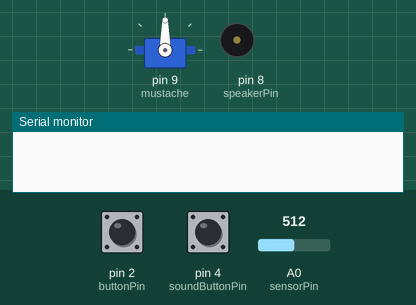
Simulated run of this sketch. Board: Arduino Uno, built with avr-gcc and run on an emulated ATmega328P. Parts: servo, buzzer (waves = sounding), the last lines printed to the serial monitor. Inputs (shaded band) come from the test bench; at power-on: pin 4 (soundButtonPin) LOW, pin 2 (buttonPin) LOW, A0 (sensorPin) = 512.

Above: at 1.2 s.
1.3 s: pin 4 (soundButtonPin) pulled HIGH for 0.15 s
At 1.7 s:
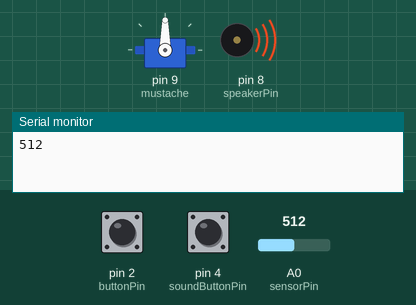
4.0 s: pin 2 (buttonPin) pulled HIGH for 0.15 s
At 4.81 s:
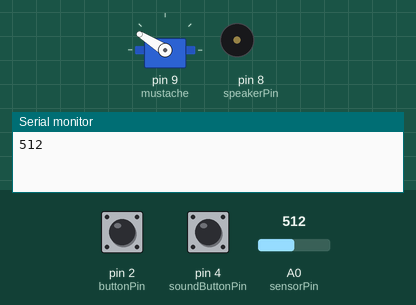
7.0 s: pin 4 (soundButtonPin) pulled HIGH for 1 s
At 9.1 s:
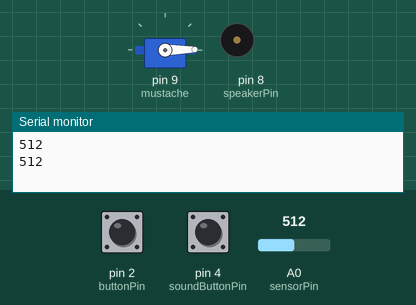
9.7 s: pin 2 (buttonPin) pulled HIGH for 1 s
13.0 s: pin 2 (buttonPin) pulled HIGH for 3.2 s
17.7 s: pin 2 (buttonPin) driven HIGH and pin 4 (soundButtonPin) driven HIGH
At 18.1 s:
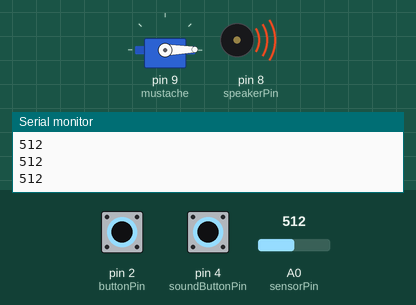
Timing chart, 0 to 21.7 s (numbered marks = the images above; inputs shaded):
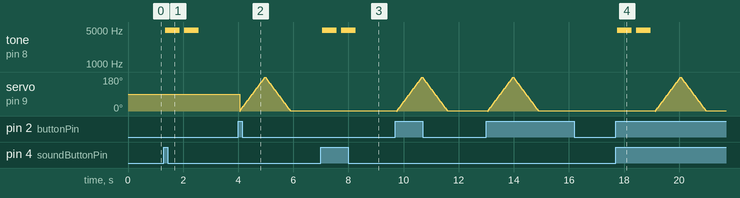

Measured:
- after the input at 1.3 s, tone on pin 8 (speakerPin): alternates 4978 Hz for 0.53 s and silent for 0.16 s, 4 changes in all, then stays silent, starting after 0.05 s
- after the input at 7.0 s, tone on pin 8 (speakerPin): alternates 4978 Hz for 0.53 s and silent for 0.16 s, 4 changes in all, then stays silent, starting after 0.05 s
- after the input at 17.7 s, tone on pin 8 (speakerPin): alternates 4978 Hz for 0.53 s and silent for 0.16 s, 4 changes in all, then stays silent, starting after 0.05 s

The sketch:

bunny_final.ino
```cpp
#include <Servo.h>
#include "pitches.h"

Servo mustache;

const int speakerPin = 8;
const int buttonPin = 2;
const int sensorPin = A0;
const int soundButtonPin = 4;

int pos = 90;
int buttonState;
int lastButtonState = LOW;
long lastDebounceTime = 0;
long debounceDelay = 50;

int soundButtonState;
int soundLastButtonState = LOW;
long soundLastDebounceTime = 0;
long soundDebounceDelay = 50;

int melody[] = { NOTE_DS8, NOTE_DS8};
//int durations[] = { 4, 4 };

void setup() {
  mustache.attach(9);
  mustache.write(90); //set servo to mid-point

  //pinMode(buzzerPin, OUTPUT);
  pinMode(buttonPin, INPUT);
  //pinMode(forcePin, INPUT);

  Serial.begin(9600);
}

void loop() {
  //button to control servo motor "mustache"
  int buttonRead = digitalRead(buttonPin);

  if (buttonRead != lastButtonState) {
    //reset timer
    lastDebounceTime = millis();
  }

  if((millis() - lastDebounceTime) > debounceDelay) {
    //current state longer than delay time
    //if buttonState has changed
    if (buttonRead != buttonState) {
      buttonState = buttonRead;
      if (buttonState == HIGH) {
         //button on: mustache toggles back and forth
//          mustache.write(180);
//          delay(100);
//          mustache.write(0);
//          delay(100);
          //---OR---
          for(pos = 0; pos <= 180; pos++) {
            mustache.write(pos);
            delay(5);
           }
          for(pos = 180; pos >= 1; pos--) {
            mustache.write(pos);
            delay(5);
            }
        }
    }
  }
  lastButtonState = buttonRead; //set lastButtonState to the current reading: on or off

  //sound button
  int soundButtonRead = digitalRead(soundButtonPin);

  if (soundButtonRead != soundLastButtonState) {
    //reset timer
    soundLastDebounceTime = millis();
  }

  if((millis() - soundLastDebounceTime) > soundDebounceDelay) {
    //current state longer than delay time
    //if buttonState has changed
    if (soundButtonRead != soundButtonState) {
      soundButtonState = soundButtonRead;
      if (soundButtonState == HIGH) {
          //potentiometer to manage length of tone
          int sensorValue = analogRead(sensorPin);
          delay(1);
          Serial.println(sensorValue);

            for (int thisNote = 0; thisNote < 2; thisNote++) {
                //map force to duration btwn 1 and 8
                int duration = map(sensorValue, 0, 1023, (1000/16), 1000);
                //int duration = (1000/durations[thisNote]);
                tone(speakerPin, melody[thisNote], duration);

                int pause = duration * 1.30;
                delay(pause);
                noTone(speakerPin);
            }
      }
    }
  }
  soundLastButtonState = soundButtonRead;
}
```

pitches.h
```cpp
/*************************************************
 * Public Constants
 *************************************************/

#define NOTE_B0  31
#define NOTE_C1  33
#define NOTE_CS1 35
#define NOTE_D1  37
#define NOTE_DS1 39
#define NOTE_E1  41
#define NOTE_F1  44
#define NOTE_FS1 46
#define NOTE_G1  49
#define NOTE_GS1 52
#define NOTE_A1  55
#define NOTE_AS1 58
#define NOTE_B1  62
#define NOTE_C2  65
#define NOTE_CS2 69
#define NOTE_D2  73
#define NOTE_DS2 78
#define NOTE_E2  82
#define NOTE_F2  87
#define NOTE_FS2 93
#define NOTE_G2  98
#define NOTE_GS2 104
#define NOTE_A2  110
#define NOTE_AS2 117
#define NOTE_B2  123
#define NOTE_C3  131
#define NOTE_CS3 139
#define NOTE_D3  147
#define NOTE_DS3 156
#define NOTE_E3  165
#define NOTE_F3  175
#define NOTE_FS3 185
#define NOTE_G3  196
#define NOTE_GS3 208
#define NOTE_A3  220
#define NOTE_AS3 233
#define NOTE_B3  247
#define NOTE_C4  262
#define NOTE_CS4 277
#define NOTE_D4  294
#define NOTE_DS4 311
#define NOTE_E4  330
#define NOTE_F4  349
#define NOTE_FS4 370
#define NOTE_G4  392
#define NOTE_GS4 415
#define NOTE_A4  440
#define NOTE_AS4 466
#define NOTE_B4  494
#define NOTE_C5  523
#define NOTE_CS5 554
#define NOTE_D5  587
#define NOTE_DS5 622
#define NOTE_E5  659
#define NOTE_F5  698
#define NOTE_FS5 740
#define NOTE_G5  784
#define NOTE_GS5 831
#define NOTE_A5  880
#define NOTE_AS5 932
#define NOTE_B5  988
#define NOTE_C6  1047
#define NOTE_CS6 1109
#define NOTE_D6  1175
#define NOTE_DS6 1245
#define NOTE_E6  1319
#define NOTE_F6  1397
#define NOTE_FS6 1480
#define NOTE_G6  1568
#define NOTE_GS6 1661
#define NOTE_A6  1760
#define NOTE_AS6 1865
#define NOTE_B6  1976
#define NOTE_C7  2093
#define NOTE_CS7 2217
#define NOTE_D7  2349
#define NOTE_DS7 2489
#define NOTE_E7  2637
#define NOTE_F7  2794
#define NOTE_FS7 2960
#define NOTE_G7  3136
#define NOTE_GS7 3322
#define NOTE_A7  3520
#define NOTE_AS7 3729
#define NOTE_B7  3951
#define NOTE_C8  4186
#define NOTE_CS8 4435
#define NOTE_D8  4699
#define NOTE_DS8 4978
```
